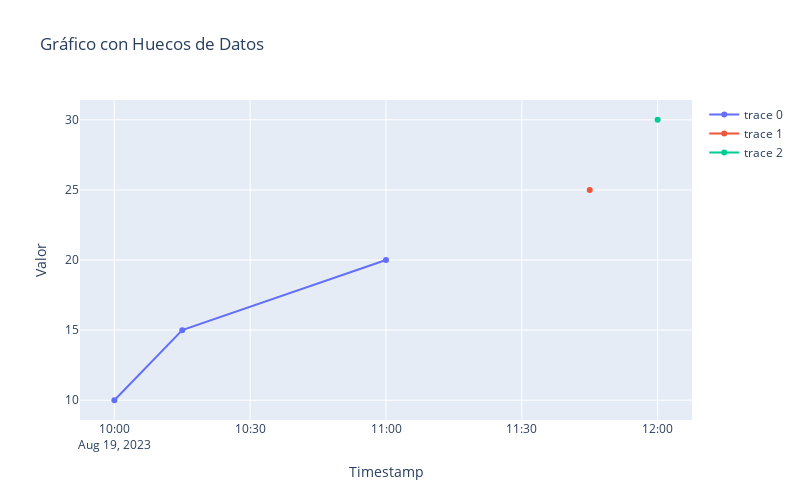

The notebook cell saved with this chart:
### Code cell
import plotly.graph_objects as go
import pandas as pd

# Ejemplo de datos de timestamp y valores
data = {
    'timestamp': [
        pd.Timestamp('2023-08-19 10:00:00'),
        pd.Timestamp('2023-08-19 10:15:00'),
        pd.Timestamp('2023-08-19 11:00:00'),
        pd.Timestamp('2023-08-19 11:45:00'),
        pd.Timestamp('2023-08-19 12:00:00')
    ],
    'value': [10, 15, 20, 25, 30]
}

df = pd.DataFrame(data)

# Ordena el DataFrame por timestamp
df = df.sort_values(by='timestamp')

# Calcula la diferencia entre los timestamps
df['time_diff'] = df['timestamp'].diff()

# Crea la figura
fig = go.Figure()

# Agrega las líneas en segmentos de tiempo continuo
x = []
y = []
for i, row in df.iterrows():
    x.append(row['timestamp'])
    y.append(row['value'])
    if row['time_diff'] > pd.Timedelta(minutes=30):
        fig.add_trace(go.Scatter(x=x, y=y, mode='lines+markers'))
        x = []
        y = []

# Agrega la última línea
if len(x) > 0:
    fig.add_trace(go.Scatter(x=x, y=y, mode='lines+markers'))

fig.update_layout(title='Gráfico con Huecos de Datos',
                  xaxis_title='Timestamp',
                  yaxis_title='Valor')
fig.update_layout(boxmode='overlay', width=800, height=500)
fig.show()

### Figure 1 — Plotly figure (JSON) as saved in the notebook; plotly's stock layout.template omitted (floating-point values rounded to 4 significant figures)
{"data": [{"mode": "lines+markers", "type": "scatter", "x": ["2023-08-19T10:00:00", "2023-08-19T10:15:00", "2023-08-19T11:00:00"], "y": [10, 15, 20]}, {"mode": "lines+markers", "type": "scatter", "x": ["2023-08-19T11:45:00"], "y": [25]}, {"mode": "lines+markers", "type": "scatter", "x": ["2023-08-19T12:00:00"], "y": [30]}], "layout": {"boxmode": "overlay", "height": 500, "title": {"text": "Gráfico con Huecos de Datos"}, "width": 800, "xaxis": {"autorange": true, "range": ["2023-08-19 09:52:24.4136", "2023-08-19 12:07:35.5864"], "title": {"text": "Timestamp"}, "type": "date"}, "yaxis": {"autorange": true, "range": [8.592, 31.41], "title": {"text": "Valor"}, "type": "linear"}}}
